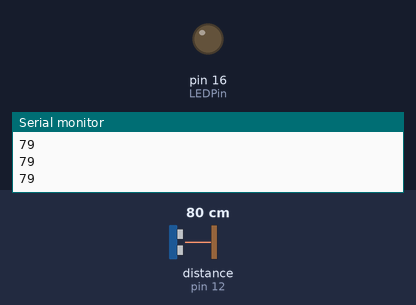
The sketch below on a simulated Arduino Uno, built with avr-gcc and run on an emulated ATmega328P. Shown: output pins drawn as LEDs (lit = HIGH), the last lines printed to the serial monitor. Wiring (inferred from the names in the program): ultrasonic range finder: trigger pin 13; echo pin 12. The test bench sets the inputs (shaded band); at power-on: distance to the obstacle (sensor on pin 12) 80 cm. The echo pulse lasts 58.3 µs per cm; pins used as bus, display or sensor lines are not drawn.

Above: at 1.2 s.
1.3 s: distance to the obstacle (sensor on pin 12) set to 197 cm
2.8 s: distance to the obstacle (sensor on pin 12) set to 206 cm
At 4.0 s:
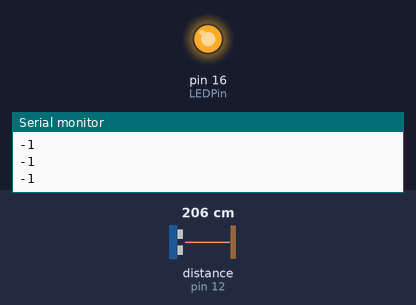
4.3 s: distance to the obstacle (sensor on pin 12) set to 2 cm
At 4.8 s:
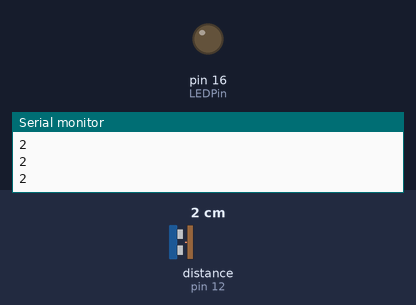
5.8 s: distance to the obstacle (sensor on pin 12) set to 250 cm
At 7.3 s:
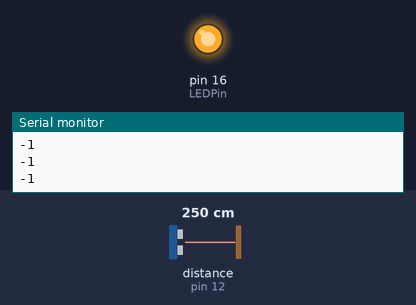
Timing chart, 0 to 8.3 s (numbered marks = the images above; inputs shaded):
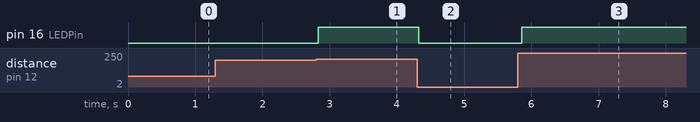

The sketch:

sonar.ino
```cpp
/*
 HC-SR04 Ping distance sensor:
 VCC to NodeMCU 3.3V or VIN
 GND to NodeMCU G
 Echo to NodeMCU pin D6 (GPIO12)
 Trig to NodeMCU pin D7 (GPIO13)

 This sketch originated from Virtualmix: http://goo.gl/kJ8Gl
 Was modified and posted to: http://arduinobasics.blogspot.com
 And was finally modified for NodeMCU by HackerBoxes.com
 */

#define echoPin 12 // Echo Pin
#define trigPin 13 // Trigger Pin
#define LEDPin  16 // Onboard LED

int maximumRange = 200; // Maximum range needed
int minimumRange = 0; // Minimum range needed
long duration, distance; // Duration used to calculate distance

void setup() {
 Serial.begin (9600);
 pinMode(trigPin, OUTPUT);
 pinMode(echoPin, INPUT);
 pinMode(LEDPin, OUTPUT); // Use LED indicator (if required)
}

void loop() {
/* The following trigPin/echoPin cycle is used to determine the
 distance of the nearest object by bouncing soundwaves off of it. */
 digitalWrite(trigPin, LOW);
 delayMicroseconds(4);

 digitalWrite(trigPin, HIGH);
 delayMicroseconds(10);

 digitalWrite(trigPin, LOW);
 duration = pulseIn(echoPin, HIGH);

 //Calculate the distance (in cm) based on the speed of sound.
 distance = duration * 10 / 292/ 2;

 if (distance >= maximumRange || distance <= minimumRange){
 /* Send a negative number to computer and Turn LED ON
 to indicate "out of range" */
 Serial.println("-1");
 digitalWrite(LEDPin, HIGH);
 }
 else {
 /* Send the distance to the computer using Serial protocol, and
 turn LED OFF to indicate successful reading. */
 Serial.println(distance);
 digitalWrite(LEDPin, LOW);
 }

 //Delay 50ms before next reading.
 delay(50);
}
```

Measured:
- the behaviour switches between 200 and 201 cm on distance to the obstacle (sensor on pin 12) (found by bisection; images 0 and 1)
- after the input at 2.8 s, pin 16 (LEDPin): LOW → HIGH at once
- after the input at 4.3 s, pin 16 (LEDPin): HIGH → LOW at once
- after the input at 5.8 s, pin 16 (LEDPin): LOW → HIGH after 0.06 s
